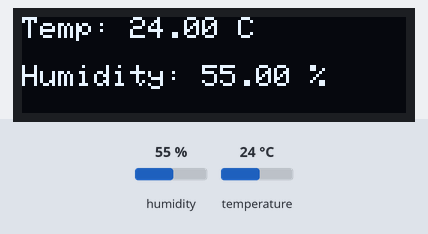
Simulated run of this sketch. Board: Arduino Uno, built with avr-gcc and run on an emulated ATmega328P. On the bench: 128×32 one-colour display. Inputs (shaded band) come from the test bench; at power-on: humidity 55 %, temperature 24 °C. What the sketch prints to the serial monitor is not drawn.

Above: at 2.8 s.
2.9 s: humidity set to 22 %
At 4.8 s:
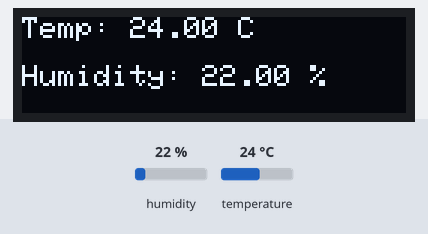
5.6 s: temperature set to 12 °C
At 6.7 s:
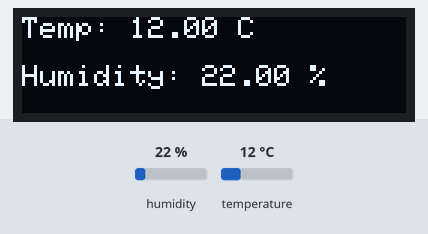
8.3 s: humidity set to 40 %
At 11.4 s:
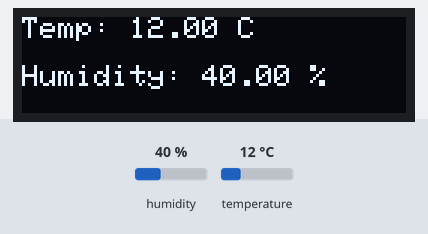
11.7 s: temperature set to 19 °C
At 13.4 s:
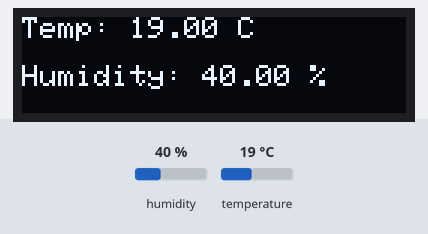
Timing chart, 0 to 14.9 s (numbered marks = the images above; inputs shaded):
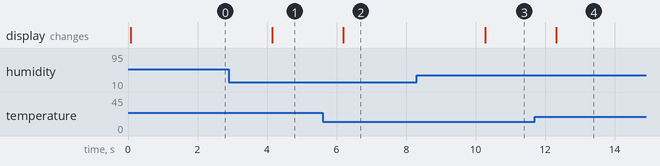

Measured:
- after the input at 2.9 s, the display: changes after 1.3 s (image 1)
- after the input at 5.6 s, the display: changes after 0.60 s (image 2)
- after the input at 8.3 s, the display: changes after 2.0 s (image 3)
- after the input at 11.7 s, the display: changes after 0.62 s (image 4)

The sketch:

Code_for_bidirectional_IR_Sensor.ino
```cpp
#include <Wire.h>
#include <Adafruit_GFX.h>
#include <Adafruit_SSD1306.h>
#include <DHT.h>

// OLED display dimensions
#define SCREEN_WIDTH 128
#define SCREEN_HEIGHT 32

// Define the OLED reset pin (for some displays, this can be left as -1 if not used)
#define OLED_RESET -1
Adafruit_SSD1306 display(SCREEN_WIDTH, SCREEN_HEIGHT, &Wire, OLED_RESET);

// DHT11 sensor setup
#define DHTPIN 2     // Pin where the DHT11 is connected
#define DHTTYPE DHT11 // DHT 11
DHT dht(DHTPIN, DHTTYPE);

void setup() {
  // Initialize the serial communication
  Serial.begin(9600);

  // Initialize the DHT sensor
  dht.begin();

  // Initialize the OLED display
  if(!display.begin(SSD1306_SWITCHCAPVCC, 0x3C)) { // Address 0x3C for most 128x32 displays
    Serial.println(F("SSD1306 allocation failed"));
    for(;;); // Don't proceed, loop forever
  }

  // Clear the buffer
  display.clearDisplay();
  display.setTextSize(1);      // Normal 1:1 pixel scale
  display.setTextColor(SSD1306_WHITE); // Draw white text
}

void loop() {
  // Read temperature as Celsius
  float temp = dht.readTemperature();
  // Read humidity as percentage
  float humidity = dht.readHumidity();

  // Check if any reads failed and exit early (to try again).
  if (isnan(temp) || isnan(humidity)) {
    Serial.println(F("Failed to read from DHT sensor!"));
    return;
  }

  // Print temperature and humidity to Serial Monitor
  Serial.print(F("Temperature: "));
  Serial.print(temp);
  Serial.print(F("°C "));
  Serial.print(F("Humidity: "));
  Serial.print(humidity);
  Serial.println(F("%"));

  // Clear the display
  display.clearDisplay();

  // Display temperature on the OLED
  display.setCursor(0,0);
  display.print(F("Temp: "));
  display.print(temp);
  display.print(F(" C"));

  // Display humidity on the OLED
  display.setCursor(0,16);
  display.print(F("Humidity: "));
  display.print(humidity);
  display.print(F(" %"));

  // Update the display with the new data
  display.display();

  // Wait a bit before updating again
  delay(2000); // Update every 2 seconds
}
```
